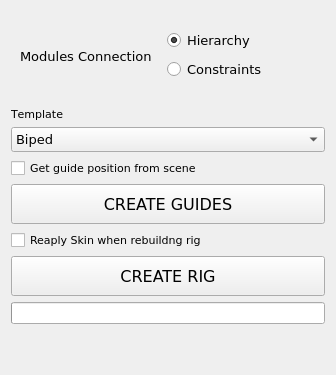
       <widget class="QWidget" name="bodyRig_tab">
        <attribute name="title">
         <string>BODY RIG</string>
        </attribute>
        <layout class="QVBoxLayout" name="verticalLayout_5">
         <item>
          <widget class="QWidget" name="widget" native="true">
           <property name="sizePolicy">
            <sizepolicy hsizetype="Preferred" vsizetype="Maximum">
             <horstretch>0</horstretch>
             <verstretch>0</verstretch>
            </sizepolicy>
           </property>
           <property name="minimumSize">
            <size>
             <width>0</width>
             <height>90</height>
            </size>
           </property>
           <property name="maximumSize">
            <size>
             <width>16777215</width>
             <height>90</height>
            </size>
           </property>
           <layout class="QHBoxLayout" name="horizontalLayout">
            <item alignment="Qt::AlignLeft">
             <widget class="QLabel" name="connect_label">
              <property name="sizePolicy">
               <sizepolicy hsizetype="Preferred" vsizetype="Preferred">
                <horstretch>0</horstretch>
                <verstretch>0</verstretch>
               </sizepolicy>
              </property>
              <property name="baseSize">
               <size>
                <width>0</width>
                <height>100</height>
               </size>
              </property>
              <property name="font">
               <font>
                <family>DejaVu Sans</family>
                <pointsize>10</pointsize>
                <weight>50</weight>
                <bold>false</bold>
                <kerning>false</kerning>
               </font>
              </property>
              <property name="text">
               <string>Modules Connection</string>
              </property>
             </widget>
            </item>
            <item>
             <widget class="QWidget" name="widget_2" native="true">
              <layout class="QVBoxLayout" name="verticalLayout_2">
               <item>
                <widget class="QRadioButton" name="hierarchy_rdBtn">
                 <property name="font">
                  <font>
                   <family>DejaVu Sans</family>
                   <pointsize>10</pointsize>
                  </font>
                 </property>
                 <property name="text">
                  <string>Hierarchy</string>
                 </property>
                 <property name="checked">
                  <bool>true</bool>
                 </property>
                </widget>
               </item>
               <item>
                <widget class="QRadioButton" name="constraint_rdBtn">
                 <property name="font">
                  <font>
                   <family>DejaVu Sans</family>
                   <pointsize>10</pointsize>
                  </font>
                 </property>
                 <property name="text">
                  <string>Constraints</string>
                 </property>
                </widget>
               </item>
              </layout>
             </widget>
            </item>
            <item>
             <spacer name="horizontalSpacer">
              <property name="orientation">
               <enum>Qt::Horizontal</enum>
              </property>
              <property name="sizeHint" stdset="0">
               <size>
                <width>40</width>
                <height>20</height>
               </size>
              </property>
             </spacer>
            </item>
           </layout>
           <zorder>connect_label</zorder>
           <zorder>widget_2</zorder>
           <zorder>horizontalSpacer</zorder>
          </widget>
         </item>
         <item>
          <widget class="QLabel" name="template_label">
           <property name="sizePolicy">
            <sizepolicy hsizetype="Preferred" vsizetype="Maximum">
             <horstretch>0</horstretch>
             <verstretch>0</verstretch>
            </sizepolicy>
           </property>
           <property name="baseSize">
            <size>
             <width>0</width>
             <height>100</height>
            </size>
           </property>
           <property name="font">
            <font>
             <family>DejaVu Sans</family>
             <pointsize>8</pointsize>
             <weight>50</weight>
             <bold>false</bold>
             <kerning>false</kerning>
            </font>
           </property>
           <property name="text">
            <string>Template</string>
           </property>
          </widget>
         </item>
         <item>
          <widget class="QComboBox" name="template_comboBox">
           <property name="sizePolicy">
            <sizepolicy hsizetype="Preferred" vsizetype="Fixed">
             <horstretch>0</horstretch>
             <verstretch>0</verstretch>
            </sizepolicy>
           </property>
           <property name="minimumSize">
            <size>
             <width>0</width>
             <height>25</height>
            </size>
           </property>
           <property name="maximumSize">
            <size>
             <width>16777215</width>
             <height>25</height>
            </size>
           </property>
           <property name="font">
            <font>
             <family>DejaVu Sans</family>
             <pointsize>10</pointsize>
             <weight>50</weight>
             <bold>false</bold>
            </font>
           </property>
           <item>
            <property name="text">
             <string>Biped</string>
            </property>
           </item>
           <item>
            <property name="text">
             <string>Quadruped</string>
            </property>
           </item>
           <item>
            <property name="text">
             <string>Bird</string>
            </property>
           </item>
           <item>
            <property name="text">
             <string>BipedNoSpine</string>
            </property>
           </item>
           <item>
            <property name="text">
             <string>BipedLongNeck</string>
            </property>
           </item>
           <item>
            <property name="text">
             <string>QuadrupedLongNeck</string>
            </property>
           </item>
          </widget>
         </item>
         <item>
          <layout class="QVBoxLayout" name="template_placeHolder">
           <property name="spacing">
            <number>0</number>
           </property>
          </layout>
         </item>
         <item>
          <widget class="QCheckBox" name="getGuide_chk">
           <property name="font">
            <font>
             <family>DejaVu Sans</family>
             <pointsize>8</pointsize>
            </font>
           </property>
           <property name="text">
            <string>Get guide position from scene</string>
           </property>
          </widget>
         </item>
         <item>
          <widget class="QPushButton" name="createGuide_btn">
           <property name="minimumSize">
            <size>
             <width>0</width>
             <height>40</height>
            </size>
           </property>
           <property name="font">
            <font>
             <family>DejaVu Sans</family>
             <pointsize>12</pointsize>
            </font>
           </property>
           <property name="text">
            <string>CREATE GUIDES</string>
           </property>
          </widget>
         </item>
         <item>
          <widget class="QCheckBox" name="reapplySkin_chk">
           <property name="font">
            <font>
             <family>DejaVu Sans</family>
             <pointsize>8</pointsize>
            </font>
           </property>
           <property name="text">
            <string>Reaply Skin when rebuildng rig</string>
           </property>
          </widget>
         </item>
         <item>
          <widget class="QPushButton" name="createRig_btn">
           <property name="minimumSize">
            <size>
             <width>0</width>
             <height>40</height>
            </size>
           </property>
           <property name="font">
            <font>
             <family>DejaVu Sans</family>
             <pointsize>12</pointsize>
            </font>
           </property>
           <property name="text">
            <string>CREATE RIG</string>
           </property>
          </widget>
         </item>
         <item>
          <widget class="QProgressBar" name="progressBar">
           <property name="value">
            <number>0</number>
           </property>
           <property name="textVisible">
            <bool>false</bool>
           </property>
          </widget>
         </item>
         <item>
          <spacer name="verticalSpacer_2">
           <property name="orientation">
            <enum>Qt::Vertical</enum>
           </property>
           <property name="sizeType">
            <enum>QSizePolicy::Fixed</enum>
           </property>
           <property name="sizeHint" stdset="0">
            <size>
             <width>20</width>
             <height>40</height>
            </size>
           </property>
          </spacer>
         </item>
        </layout>
       </widget>
